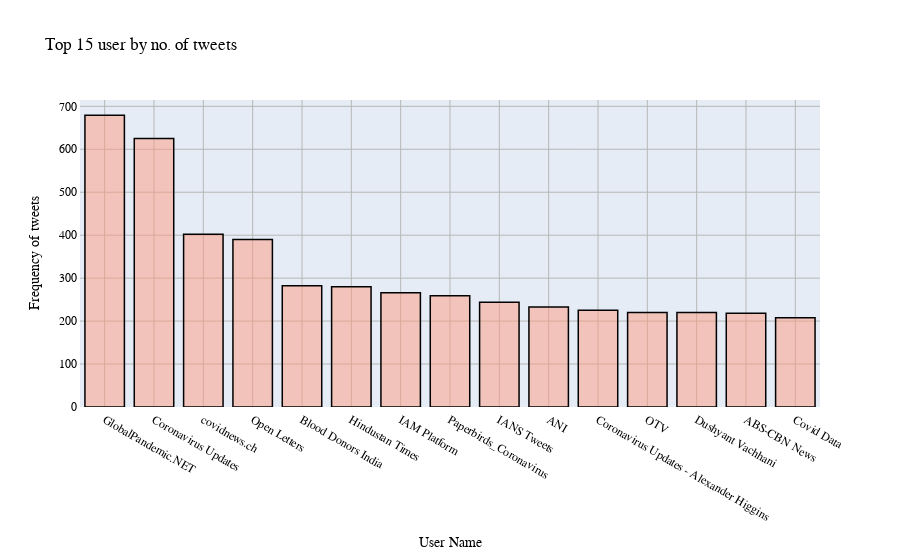

Notebook code cell kept with this figure:
### Code cell
user_analysis = pd.DataFrame(covid_data['user_name'].value_counts().sort_values(ascending=False))
user_analysis = user_analysis.rename(columns={'user_name':'count'})

trace = go.Bar(x = user_analysis.index[:15],
              y = user_analysis['count'][:15],
              marker = dict(color='rgba(255,155,128,0.5)',
              line = dict(color='rgb(0,0,0)', width=1.5)))

layout = go.Layout(title="Top 15 user by no. of tweets",
                  xaxis=dict(title='User Name',zeroline= False,
                         gridcolor='rgb(183,183,183)',showline=True),
                  yaxis=dict(title='Frequency of tweets',zeroline= False,
                            gridcolor='rgb(183,183,183)',showline=True),
                  font=dict(family='Courier New, monospace', size=12, color='rgb(0,0,0)')
)
data = [trace]
fig = go.Figure(data = data, layout = layout)
iplot(fig)

### Figure 1 — Plotly figure (JSON) as saved in the notebook; plotly's stock layout.template omitted (floating-point values rounded to 4 significant figures)
{"data": [{"marker": {"color": "rgba(255,155,128,0.5)", "line": {"color": "rgb(0,0,0)", "width": 1.5}}, "x": ["GlobalPandemic.NET", "Coronavirus Updates", "covidnews.ch", "Open Letters", "Blood Donors India", "Hindustan Times", "IAM Platform", "Paperbirds_Coronavirus", "IANS Tweets", "ANI", "Coronavirus Updates - Alexander Higgins", "OTV", "Dushyant Vachhani", "ABS-CBN News", "Covid Data"], "y": [679, 625, 402, 390, 282, 280, 266, 259, 244, 233, 225, 220, 220, 218, 208], "type": "bar"}], "layout": {"font": {"color": "rgb(0,0,0)", "family": "Courier New, monospace", "size": 12}, "title": {"text": "Top 15 user by no. of tweets"}, "xaxis": {"gridcolor": "rgb(183,183,183)", "showline": true, "title": {"text": "User Name"}, "zeroline": false}, "yaxis": {"gridcolor": "rgb(183,183,183)", "showline": true, "title": {"text": "Frequency of tweets"}, "zeroline": false}}}
